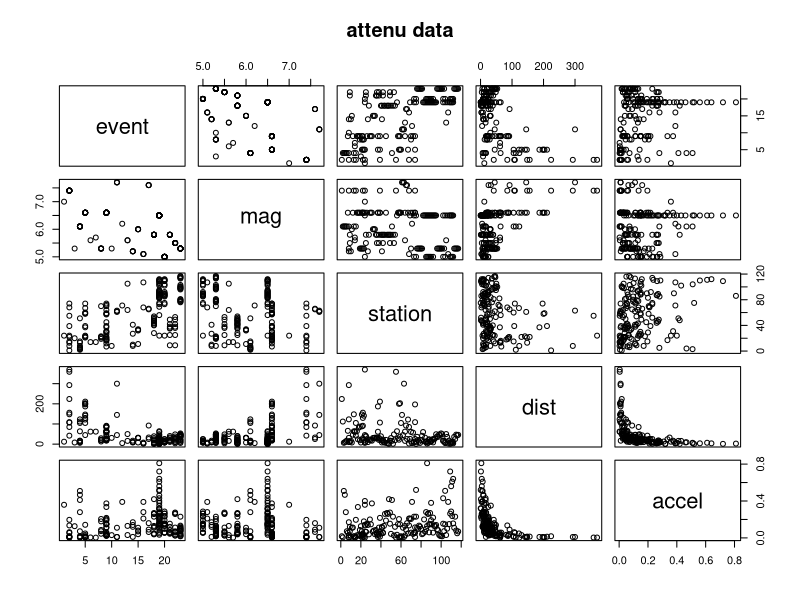
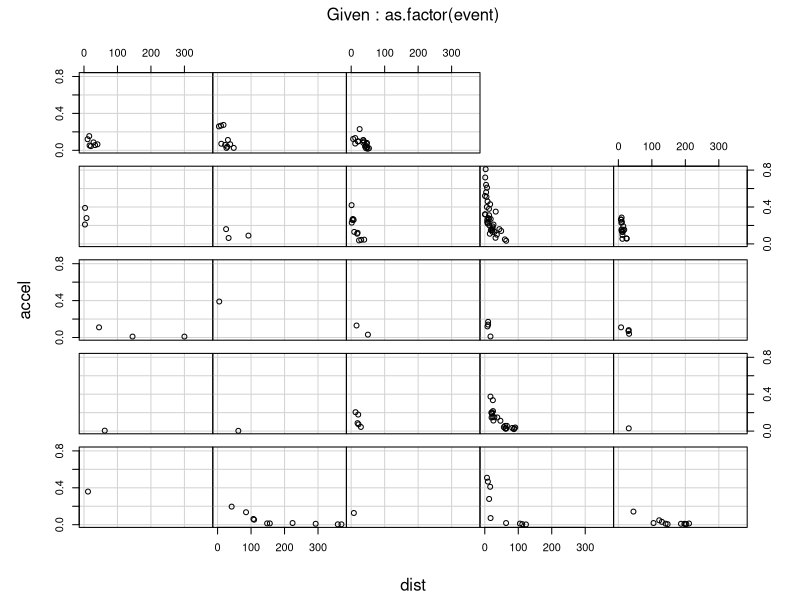
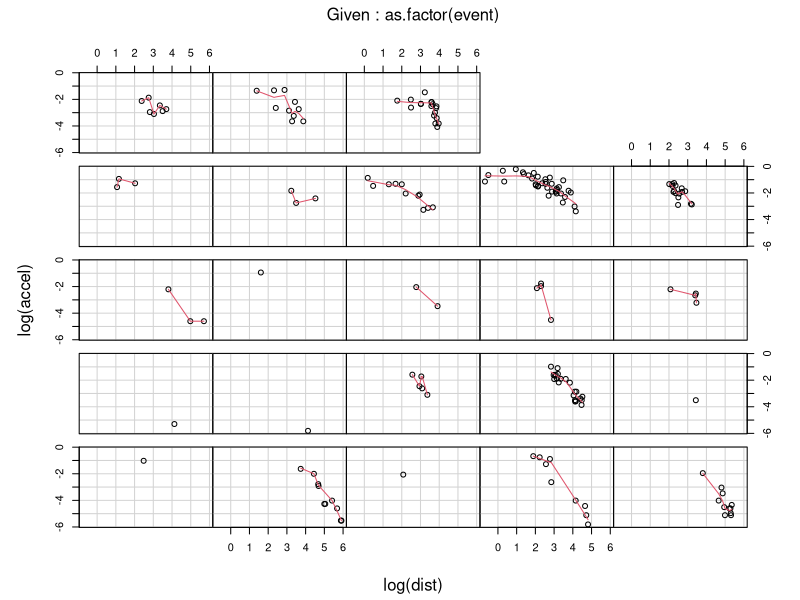

Here is the R script that generated these plots, in order:
attenu
require(graphics)
## check the data class of the variables
sapply(attenu, data.class)
summary(attenu)
pairs(attenu, main = "attenu data")
coplot(accel ~ dist | as.factor(event), data = attenu, show.given = FALSE)
coplot(log(accel) ~ log(dist) | as.factor(event),
       data = attenu, panel = panel.smooth, show.given = FALSE)
